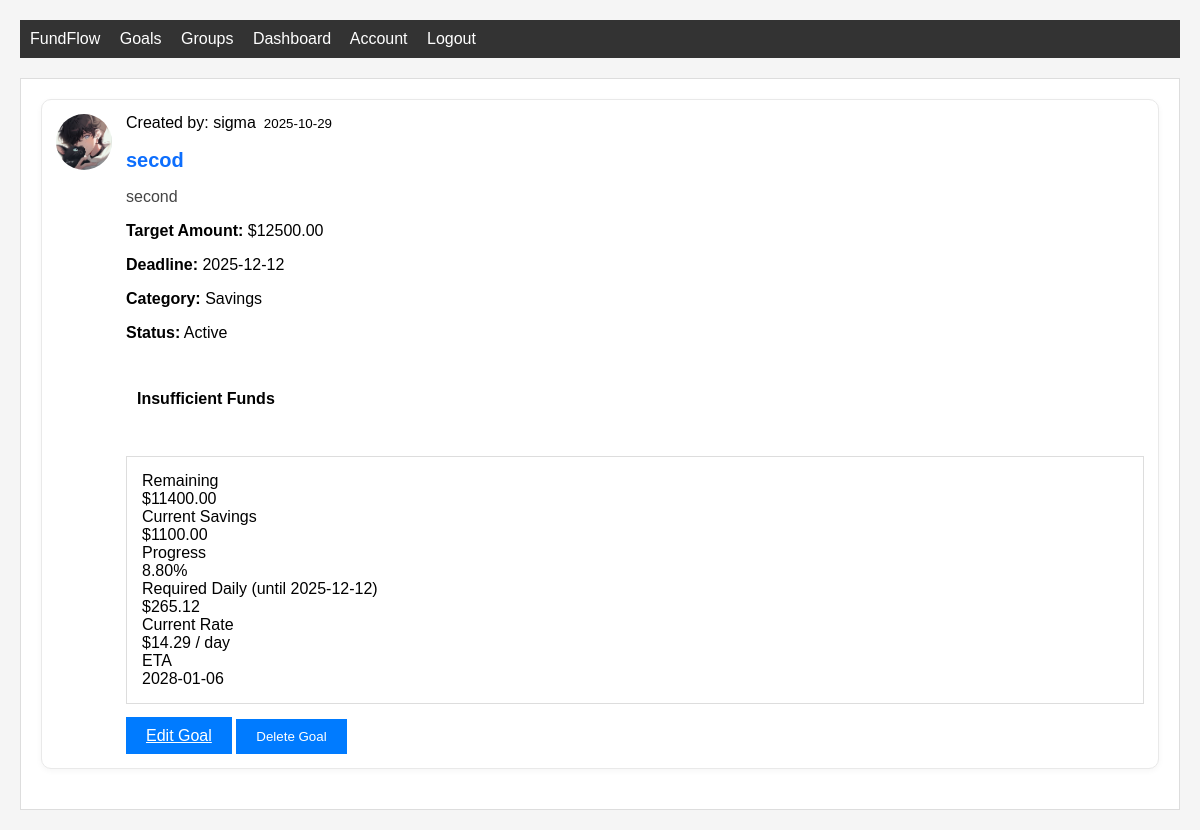
Screenshot of /goal/5 (signed in) with the database file from the repository.
### home/db_models.py (models this page shows, shortened)
class User(db.Model, UserMixin):
    id = db.Column(db.Integer, primary_key=True)
    username = db.Column(db.String(20), unique=True, nullable=False)
    email = db.Column(db.String(120), unique=True, nullable=False)
    image_file = db.Column(db.String(20), nullable=False, default='default.jpg')
    password = db.Column(db.String(60), nullable=False)
    goals = db.relationship('Goal', backref='owner', lazy=True)
    savings = db.Column(db.Float, nullable=False, default=0.0)
    group_memberships = db.relationship('GroupMember', backref='user', lazy=True)
    __table_args__ = (
        CheckConstraint('savings >= 0', name='check_savings_non_negative'),
    )

class Goal(db.Model):
    id = db.Column(db.Integer, primary_key=True)
    title = db.Column(db.String(100), nullable=False)
    date_time = db.Column(db.DateTime, nullable=False, default=datetime.utcnow)
    description = db.Column(db.Text, nullable=False)
    url = db.Column(db.String(100), nullable=True)
    target_amount = db.Column(db.Float, nullable=False)
    current_amount = db.Column(db.Float, nullable=False, default=0.0)
    deadline = db.Column(db.DateTime, nullable=True)
    category = db.Column(db.String(50), nullable=True, default='savings')
    status = db.Column(db.String(20), nullable=False, default='active')
    user_id = db.Column(db.Integer, db.ForeignKey('user.id'), nullable=False)
    __table_args__ = (
        CheckConstraint('target_amount > 0', name='check_target_amount_positive'),
    )

### home/routes.py (the view)
@app.route("/goal/<int:goal_id>")
@login_required
def goal(goal_id):
    goal = Goal.query.get_or_404(goal_id)
    analytics = analyse_user(current_user, [goal], current_user.savings or 0.0)
    return render_template('goal.html', title=goal.title, goal=goal, analytics=analytics)

### home/analysis.py (called while the page is built)
def _to_dataframe(transactions: Iterable[Dict]) -> Optional["pd.Series"]:
    if pd is None:
        return None
    df = pd.DataFrame(transactions)
    if df.empty:
        return pd.Series(dtype=float)
    if 'date' not in df.columns or 'amount' not in df.columns:
        raise ValueError("transactions must include 'date' and 'amount' keys")
    df['date'] = pd.to_datetime(df['date'])
    daily = df.set_index('date').sort_index()['amount'].resample('D').sum()
    return daily

def estimate_eta(remaining_amount: float, rate_per_day: Optional[float]) -> Optional[date]:
    if rate_per_day is None or rate_per_day <= 0:
        return None
    days_needed = remaining_amount / rate_per_day
    days_whole = int(days_needed) if days_needed.is_integer() else int(days_needed) + 1
    return date.today() + timedelta(days=days_whole)

def rate_breakdown(rate_per_day: Optional[float]) -> Dict[str, Optional[float]]:
    if rate_per_day is None:
        return {"per_day": None, "per_week": None, "per_month": None}
    return {
        "per_day": rate_per_day,
        "per_week": rate_per_day * 7.0,
        "per_month": rate_per_day * 30.0,
    }

def required_rate(remaining_amount: float, days: int) -> Optional[float]:
    if days <= 0:
        return None
    return remaining_amount / float(days)

def user_transactions_as_movements(user: User) -> List[Dict]:
    q = SavingChanges.query.filter_by(user_id=user.id)
    movements: List[Dict] = []
    for sc in q.order_by(SavingChanges.date_time.asc()).all():
        movements.append({
            "date": sc.date_time,
            "amount": float(sc.amount),
            "id": sc.id
        })
    return movements

### home/db_models.py (called while the page is built)
@login_manager.user_loader
def load_user(user_id):
    return User.query.get(int(user_id))

### home/routes.py (called while the page is built)
@app.template_filter('timestamp_to_date')
def timestamp_to_date(timestamp):
    if timestamp is None:
        return "N/A"
    try:
        return datetime.fromtimestamp(timestamp).strftime('%Y-%m-%d')
    except:
        return "Invalid date"

### home/templates/goal.html (shortened to what this page needs)
{% extends "layout.html" %}
{% block content %}
    <article class="media content-section {% if goal.status == 'completed' %}border-success bg-light{% endif %}">
        <img class="profile-img-small" src="{{ url_for('static', filename='profile_pics/' + goal.owner.image_file) }}">
        <div class="media-body">
            <div class="article-metadata">
                <span class="text-muted">Created by: {{ goal.owner.username }}</span>
                <small class="text-muted"> {{ goal.date_time.strftime('%Y-%m-%d') }}</small>
            </div>
            <h2 class="article-title">{{ goal.title }}</h2>
            <p class="article-content">{{ goal.description }}</p>
            <div class="mt-3">
                <p><strong>Target Amount:</strong> ${{ '%.2f'|format(goal.target_amount) }}</p>
                {% if goal.deadline %}
                    <p><strong>Deadline:</strong> {{ goal.deadline.strftime('%Y-%m-%d') }}</p>
                {% endif %}
                {% if goal.category %}
                    <p><strong>Category:</strong> {{ goal.category.title() }}</p>
                {% endif %}
                <p><strong>Status:</strong> {{ goal.status.title() }}</p>
            </div>
            <div class="mt-4">
                {% if goal.status != 'completed' and current_user.savings >= goal.target_amount and goal.user_id == current_user.id %}
                    <form method="POST" action="{{ url_for('complete_goal', goal_id=goal.id) }}" style="display: inline;">
                        <button type="submit" class="btn btn-success btn-lg">Complete & Spend ${{ '%.2f'|format(goal.target_amount) }}</button>
                    </form>
                {% elif goal.status == 'completed' %}
                    <div class="alert alert-success">
                        <h4>✓ Goal Completed!</h4>
                        <p>This goal was completed on {{ goal.date_time.strftime('%Y-%m-%d') }}</p>
                    </div>
                {% elif current_user.savings < goal.target_amount and goal.user_id == current_user.id %}
                    <div class="alert alert-warning">
                        <h4>Insufficient Funds</h4>
                    </div>
                {% endif %}
                {% if goal.status != 'completed' %}
                    <div class="mt-2 p-2 bg-light rounded">
                        <div class="row mt-1">
                            <div class="col-6">
                                    {% set goal_analytics = analytics.get(goal.id) %}
                                    {% if current_user.savings >= goal.target_amount %}
                                        <div class="alert alert-success py-2">Ready to complete! You have sufficient savings.</div>
                                    {% elif not goal_analytics %}
                                        <div class="alert alert-secondary py-2">No analytics available for this goal yet.</div>
                                    {% else %}
                                        <div class="row gx-3 gy-2">
                                            <div class="col-md-6">
                                                <div class="card p-2 h-100">
                                                    <div class="small text-muted">Remaining</div>
                                                    <div class="fw-bold">${{ '%.2f'|format(goal_analytics.remaining) }}</div>
                                                    <div class="small text-muted mt-2">Current Savings</div>
                                                    <div>${{ '%.2f'|format(current_user.savings or 0) }}</div>
                                                    <div class="small text-muted mt-2">Progress</div>
                                                    <div class="text-info">{{ '%.2f'|format((goal_analytics.progress_percent) if goal.target_amount > 0 else 0) }}%</div>
                                                    {% if goal.deadline %}
                                                        <div class="small text-muted">Required Daily (until {{ goal.deadline.strftime('%Y-%m-%d') }})</div>
                                                    {% else %}
                                                        <div class="small text-muted">Required Daily (30 days default)</div>
                                                    {% endif %}
                                                    <div class="small text-muted">
                                                        {% if goal_analytics.required_daily_30 %}
                                                            ${{ '%.2f'|format(goal_analytics.required_daily_30) }}
                                                        {% else %}
                                                            N/A
                                                        {% endif %}
                                                    </div>
                                                    <div class="small text-muted mt-2">Current Rate</div>
                                                    <div>
                                                        {% if goal_analytics.rate_per_day and goal_analytics.rate_per_day > 0 %}
                                                            ${{ '%.2f'|format(goal_analytics.rate_per_day) }} / day
                                                        {% else %}
                                                            <span class="text-warning">Not enough data</span>
                                                        {% endif %}
                                                    </div>
                                                    <div class="small text-muted mt-2">ETA</div>
                                                    <div>
                                                        {% if goal_analytics.eta_ts %}
                                                            {{ goal_analytics.eta_ts|timestamp_to_date }}
                                                        {% else %}
                                                            <span class="text-warning">Can't generate ETA</span>
                                                        {% endif %}
                                                    </div>
                                            </div>
                                        </div>
                                    {% endif %}
                            </div>
                        </div>
                    </div>
                    {% endif %}
                {% if goal.user_id == current_user.id %}
                    <a class="btn btn-sm" href="{{ url_for('update_goal', goal_id=goal.id) }}">Edit Goal</a>
                    <form method="POST" action="{{ url_for('delete_goal', goal_id=goal.id) }}" style="display: inline;">
                        <button type="submit" class="btn btn-danger btn-sm" onclick="return confirm('Are you sure you want to delete this goal?')">Delete Goal</button>
                    </form>
                {% endif %}
            </div>
        </div>
    </article>
{% endblock %}

### home/static/main.css (style rules this page uses)
body { font-family: Arial, sans-serif; margin: 20px; background-color: #f5f5f5; transition: background-color 0.3s ease, color 0.3s ease; }
body.light-theme { background-color: #f5f5f5; color: #000000; }
.btn { padding: 10px 20px; background-color: #007bff; color: white; border: none; cursor: pointer; }
.card { border: 1px solid #ddd; padding: 15px; margin-bottom: 15px; }
.alert { padding: 10px; margin-bottom: 15px; border: 1px solid transparent; }
.profile-img-small { height: 32px; width: 32px; border-radius: 50%; margin-right: 8px; vertical-align: middle; }
.media { display: flex; align-items: center; margin-bottom: 20px; }
.media-body { flex: 1; }
.content-section { padding: 10px 0; }
article.media.content-section { background: #ffffff; border-radius: 10px; padding: 14px; box-shadow: 0 2px 6px rgba(0,0,0,0.04); border: 1px solid #e9e9e9; align-items: flex-start; }
article.media.content-section .profile-img-small { height: 56px; width: 56px; margin-right: 14px; }
.article-metadata { margin-bottom: 6px; display: flex; gap: 8px; align-items: center; }
.article-title { font-size: 1.25rem; font-weight: 700; color: #0d6efd; text-decoration: none; }
.article-content { color: #444; margin-top: 6px; margin-bottom: 8px; }

### rows the page displays
User: image_file (placeholder picture), owner.username "sigma", savings "1100.00"
Goal: date_time "2025-10-29", title "secod", description "second", target_amount "12500.00", deadline "2025-12-12", category "Savings", status "Active", target_amount "8.80"

### other values shown
{{ '%.2f'|format(goal_analytics.remaining) }} "11400.00"
{{ '%.2f'|format(goal_analytics.required_daily_30) }} "265.12"
{{ '%.2f'|format(goal_analytics.rate_per_day) }} "14.29"
{{ goal_analytics.eta_ts|timestamp_to_date }} "2028-01-06"
